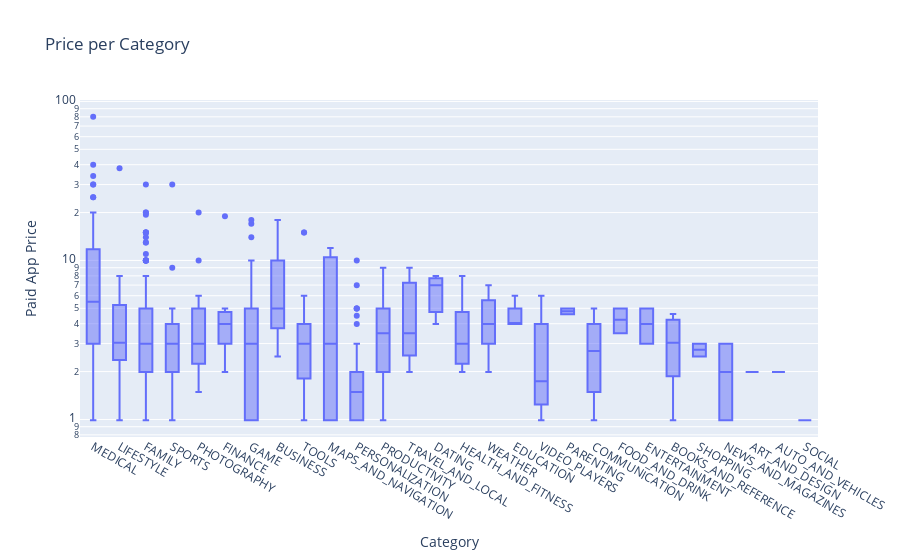

Notebook source saved alongside this figure:
### Code cell
box = px.box(df_paid_apps,
             x='Category',
             y="Price",
             title='Price per Category')
 
box.update_layout(xaxis_title='Category',
                  yaxis_title='Paid App Price',
                  xaxis={'categoryorder':'max descending'},
                  yaxis=dict(type='log'))
 
box.show()

### Figure 1 — Plotly figure (JSON) as saved in the notebook; plotly's stock layout.template omitted (floating-point values rounded to 4 significant figures; data arrays with more than 128 entries replaced by an {"elided": "..."} marker saying what was removed)
{"data": [{"alignmentgroup": "True", "hovertemplate": "Category=%{x}<br>Price=%{y}<extra></extra>", "legendgroup": "", "marker": {"color": "#636efa"}, "name": "", "notched": false, "offsetgroup": "", "orientation": "v", "showlegend": false, "type": "box", "x": {"elided": "589 str values"}, "x0": " ", "xaxis": "x", "y": {"elided": "589 float values"}, "y0": " ", "yaxis": "y"}], "layout": {"autosize": true, "boxmode": "group", "legend": {"tracegroupgap": 0}, "title": {"text": "Price per Category"}, "xaxis": {"anchor": "y", "autorange": true, "categoryorder": "max descending", "domain": [0, 1], "range": [-0.5, 27.5], "title": {"text": "Category"}, "type": "category"}, "yaxis": {"anchor": "x", "autorange": true, "domain": [0, 1], "range": [-0.1103, 2.009], "title": {"text": "Paid App Price"}, "type": "log"}}}
